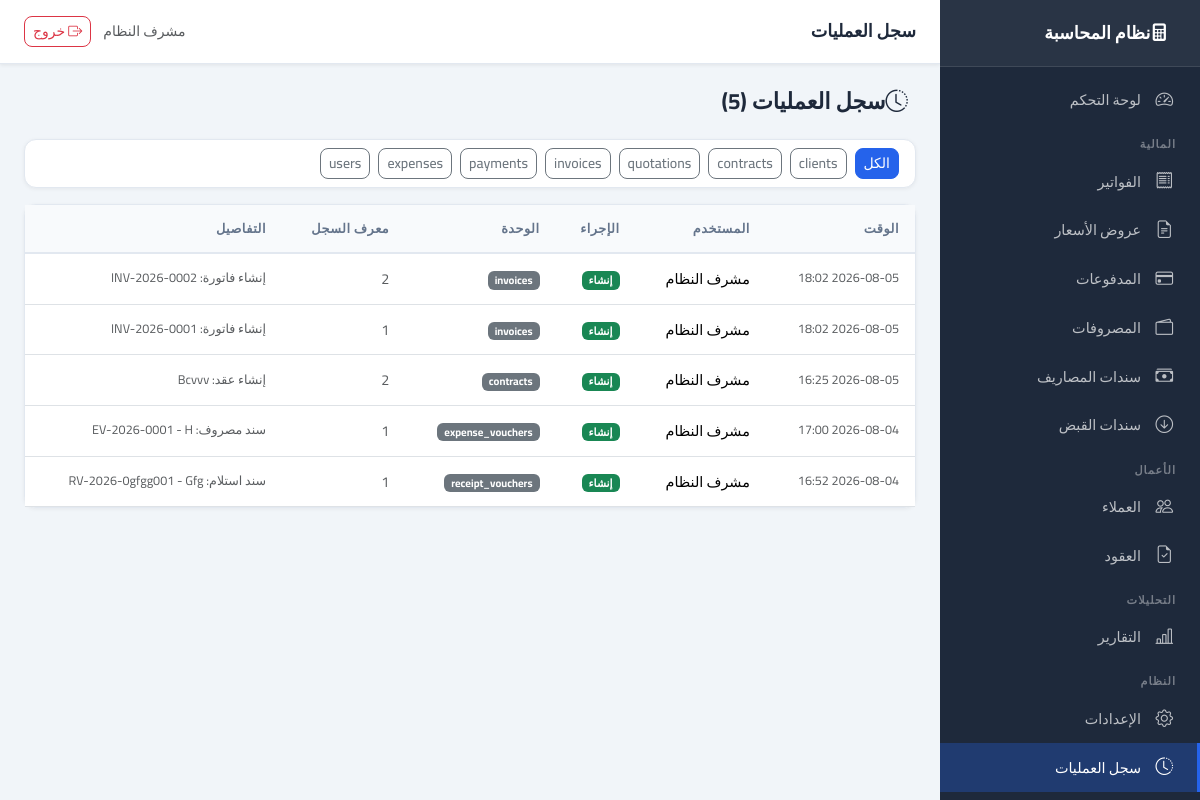
Before: /activity-log (signed in) with the older database file.
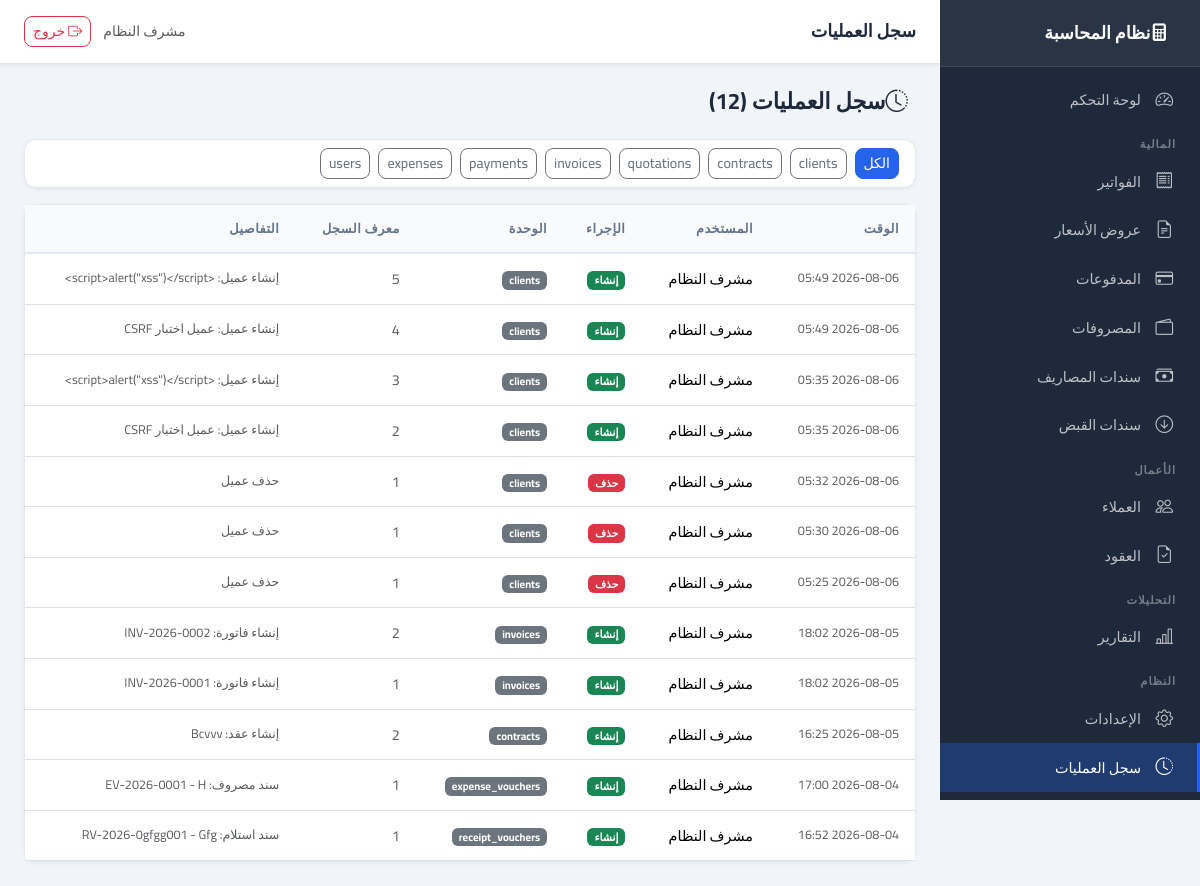
After: the same page with the newer database file.
### app/models/user.py (models this page shows, shortened)
class User(Base):
    __tablename__ = "users"
    id: Mapped[int] = mapped_column(primary_key=True, index=True)
    username: Mapped[str] = mapped_column(String(50), unique=True, index=True, nullable=False)
    email: Mapped[str] = mapped_column(String(100), unique=True, index=True, nullable=False)
    password_hash: Mapped[str] = mapped_column(String(255), nullable=False)
    full_name: Mapped[str] = mapped_column(String(100), nullable=False)
    role: Mapped[UserRole] = mapped_column(SAEnum(UserRole), default=UserRole.ACCOUNTANT, nullable=False)
    is_active: Mapped[bool] = mapped_column(Boolean, default=True, nullable=False)
    created_at: Mapped[datetime] = mapped_column(DateTime, default=lambda: __import__("datetime").datetime.now(__import__("datetime").timezone.utc).replace(tzinfo=None), nullable=False)
    last_login: Mapped[datetime | None] = mapped_column(DateTime, nullable=True)
    activity_logs = relationship("ActivityLog", back_populates="user", lazy="dynamic")

### app/models/activity_log.py (models this page shows, shortened)
class ActivityLog(Base):
    __tablename__ = "activity_logs"
    id: Mapped[int] = mapped_column(primary_key=True, index=True)
    user_id: Mapped[int | None] = mapped_column(Integer, ForeignKey("users.id"), nullable=True, index=True)
    action: Mapped[str] = mapped_column(String(50), nullable=False)
    module: Mapped[str] = mapped_column(String(50), nullable=False, index=True)
    record_id: Mapped[int | None] = mapped_column(Integer, nullable=True)
    details: Mapped[str | None] = mapped_column(Text, nullable=True)
    ip_address: Mapped[str | None] = mapped_column(String(45), nullable=True)
    created_at: Mapped[datetime] = mapped_column(DateTime, default=lambda: __import__("datetime").datetime.now(__import__("datetime").timezone.utc).replace(tzinfo=None), nullable=False)
    user = relationship("User", back_populates="activity_logs")

### app/routers/activity_log.py (the view)
@router.get("", response_class=HTMLResponse)
async def activity_log(
    request: Request, db: Session = Depends(get_db),
    module: Optional[str] = None,
    page: int = Query(default=1, ge=1),
):
    if not request.session.get("user_id"):
        return RedirectResponse(url="/auth/login", status_code=302)
    service = ActivityService(db)
    logs, total = service.get_logs(skip=(page - 1) * 50, limit=50, module=module)
    return templates.TemplateResponse("activity_log/list.html", {
        "request": request, "logs": logs, "total": total,
        "page": page, "total_pages": (total + 49) // 50,
        "module_filter": module,
    })

### app/core/logging_config.py (called while the page is built)
    def filter(self, record: logging.LogRecord) -> bool:
        record.request_id = _request_id_var.get()
        return True

    def format(self, record: logging.LogRecord) -> str:
        if isinstance(record.args, dict):
            record.args = {
                k: ("***" if any(s in k.lower() for s in self.SENSITIVE) else v)
                for k, v in record.args.items()
            }
        return super().format(record)

### app/templates/activity_log/list.html (shortened to what this page needs)
{% extends "base.html" %}
{% block page_title %}سجل العمليات{% endblock %}
{% block content %}
<div class="page-header">
    <h1><i class="bi bi-clock-history me-2"></i>سجل العمليات ({{ total }})</h1>
</div>
<div class="card mb-3">
    <div class="card-body py-2">
        <div class="d-flex gap-2 flex-wrap">
            <a href="/activity-log" class="btn btn-sm {{ 'btn-primary' if not module_filter else 'btn-outline-secondary' }}">الكل</a>
            {% for m in ['clients','contracts','quotations','invoices','payments','expenses','users'] %}
            <a href="/activity-log?module={{ m }}" class="btn btn-sm {{ 'btn-primary' if module_filter == m else 'btn-outline-secondary' }}">{{ m }}</a>
            {% endfor %}
        </div>
    </div>
</div>
<div class="card">
    <div class="card-body p-0">
        <table class="table table-hover mb-0">
            <thead><tr>
                <th>الوقت</th><th>المستخدم</th><th>الإجراء</th>
                <th>الوحدة</th><th>معرف السجل</th><th>التفاصيل</th>
            </tr></thead>
            <tbody>
            {% for log in logs %}
            <tr>
                <td class="text-muted small">{{ log.created_at.strftime('%Y-%m-%d %H:%M') }}</td>
                <td>{{ log.user.full_name if log.user else 'نظام' }}</td>
                <td>
                    <span class="badge {{ 'bg-success' if log.action == 'create' else 'bg-warning text-dark' if log.action == 'update' else 'bg-danger' if log.action == 'delete' else 'bg-info' }}">
                        {{ {'create':'إنشاء','update':'تعديل','delete':'حذف','payment':'دفعة','login':'دخول'}.get(log.action, log.action) }}
                    </span>
                </td>
                <td><span class="badge bg-secondary">{{ log.module }}</span></td>
                <td class="text-muted">{{ log.record_id or '-' }}</td>
                <td class="small text-muted">{{ log.details or '-' }}</td>
            </tr>
            {% else %}
            <tr><td colspan="6" class="text-center text-muted py-4">لا توجد عمليات</td></tr>
            {% endfor %}
            </tbody>
        </table>
    </div>
</div>
{% endblock %}

### app/templates/base.html (shortened to what this page needs)
<!DOCTYPE html>
<html lang="ar" dir="rtl">
<head>
    <link rel="stylesheet" href="https://cdn.jsdelivr.net/npm/bootstrap@5.3.2/dist/css/bootstrap.min.css">
    <link rel="stylesheet" href="https://cdn.jsdelivr.net/npm/bootstrap-icons@1.11.3/font/bootstrap-icons.css">
    <link rel="stylesheet" href="/static/css/main.css">
</head>
<body>
    {% if request.session.get('user_id') %}
    <nav id="sidebar" class="sidebar">
        <div class="sidebar-brand">
            <i class="bi bi-calculator-fill me-2"></i>
            <span>نظام المحاسبة</span>
        </div>
        <ul class="sidebar-nav">
            <li class="nav-item">
                <a href="/dashboard" class="nav-link {% if request.url.path.startswith('/dashboard') %}active{% endif %}">
                    <i class="bi bi-speedometer2"></i> لوحة التحكم
                </a>
            </li>
            <li class="nav-section">المالية</li>
            <li class="nav-item">
                <a href="/invoices" class="nav-link {% if request.url.path.startswith('/invoices') %}active{% endif %}">
                    <i class="bi bi-receipt"></i> الفواتير
                </a>
            </li>
            <li class="nav-item">
                <a href="/quotations" class="nav-link {% if request.url.path.startswith('/quotations') %}active{% endif %}">
                    <i class="bi bi-file-earmark-text"></i> عروض الأسعار
                </a>
            </li>
            <li class="nav-item">
                <a href="/payments" class="nav-link {% if request.url.path.startswith('/payments') %}active{% endif %}">
                    <i class="bi bi-credit-card"></i> المدفوعات
                </a>
            </li>
            <li class="nav-item">
                <a href="/expenses" class="nav-link {% if request.url.path.startswith('/expenses') and not request.url.path.startswith('/expense-vouchers') %}active{% endif %}">
                    <i class="bi bi-wallet2"></i> المصروفات
                </a>
            </li>
            <li class="nav-item">
                <a href="/expense-vouchers" class="nav-link {% if request.url.path.startswith('/expense-vouchers') %}active{% endif %}">
                    <i class="bi bi-cash-stack"></i> سندات المصاريف
                </a>
            </li>
            <li class="nav-item">
                <a href="/receipt-vouchers" class="nav-link {% if request.url.path.startswith('/receipt-vouchers') %}active{% endif %}">
                    <i class="bi bi-arrow-down-circle"></i> سندات القبض
                </a>
            </li>
            <li class="nav-section">الأعمال</li>
            <li class="nav-item">
                <a href="/clients" class="nav-link {% if request.url.path.startswith('/clients') %}active{% endif %}">
                    <i class="bi bi-people"></i> العملاء
                </a>
            </li>
            <li class="nav-item">
                <a href="/contracts" class="nav-link {% if request.url.path.startswith('/contracts') %}active{% endif %}">
                    <i class="bi bi-file-earmark-check"></i> العقود
                </a>
            </li>
            <li class="nav-section">التحليلات</li>
            <li class="nav-item">
                <a href="/reports" class="nav-link {% if request.url.path.startswith('/reports') %}active{% endif %}">
                    <i class="bi bi-bar-chart-line"></i> التقارير
                </a>
            </li>
            <li class="nav-section">النظام</li>
            <li class="nav-item">
                <a href="/settings" class="nav-link {% if request.url.path.startswith('/settings') %}active{% endif %}">
                    <i class="bi bi-gear"></i> الإعدادات
                </a>
            </li>
            <li class="nav-item">
                <a href="/activity-log" class="nav-link {% if request.url.path.startswith('/activity-log') %}active{% endif %}">
                    <i class="bi bi-clock-history"></i> سجل العمليات
                </a>
            </li>
        </ul>
    </nav>
    <div class="main-wrapper">
        <header class="topbar">
            <div class="topbar-title">{% block page_title %}{% endblock %}</div>
            <div class="topbar-user">
                <span class="text-muted small me-2">{{ request.session.get('full_name', '') }}</span>
                <form method="post" action="/auth/logout" class="d-inline">
                    <button type="submit" class="btn btn-sm btn-outline-danger">
                        <i class="bi bi-box-arrow-right"></i> خروج
                    </button>
                </form>
            </div>
        </header>
        <main class="content">
            {% block content %}{% endblock %}
        </main>
    </div>
    {% else %}
    {% block auth_content %}{% endblock %}
    {% endif %}
</body>
</html>

### app/static/css/main.css (style rules this page uses)
:root { --primary: #2563eb; --primary-dark: #1d4ed8; --secondary: #64748b; --success: #16a34a; --danger: #dc2626; --warning: #d97706; --sidebar-bg: #1e293b; --sidebar-width: 260px; --topbar-height: 64px; --bg: #f1f5f9; --card-bg: #ffffff; --border: #e2e8f0; --text: #1e293b; --text-muted: #64748b; }
* { box-sizing: border-box; }
body { font-family: 'Cairo', sans-serif; background: var(--bg); color: var(--text); margin: 0; direction: rtl; }
.sidebar { position: fixed; top: 0; right: 0; width: var(--sidebar-width); height: 100vh; background: var(--sidebar-bg); overflow-y: auto; z-index: 1000; transition: transform 0.3s ease; display: flex; flex-direction: column; }
.sidebar-brand { display: flex; align-items: center; padding: 1.25rem 1.5rem; color: #fff; font-size: 1.1rem; font-weight: 700; border-bottom: 1px solid rgba(255,255,255,0.1); background: rgba(255,255,255,0.05); flex-shrink: 0; }
.sidebar-nav { list-style: none; padding: 0.5rem 0; margin: 0; flex: 1; }
.nav-section { padding: 0.75rem 1.5rem 0.25rem; font-size: 0.7rem; text-transform: uppercase; letter-spacing: 1px; color: rgba(255,255,255,0.4); font-weight: 600; }
.nav-link { display: flex; align-items: center; gap: 0.75rem; padding: 0.7rem 1.5rem; color: rgba(255,255,255,0.7); text-decoration: none; font-size: 0.9rem; transition: all 0.2s; border-right: 3px solid transparent; }
.nav-link.active { color: #fff; background: rgba(37, 99, 235, 0.3); border-right-color: var(--primary); }
.nav-link i { font-size: 1.1rem; width: 20px; }
.main-wrapper { margin-right: var(--sidebar-width); min-height: 100vh; display: flex; flex-direction: column; }
.topbar { position: sticky; top: 0; z-index: 100; height: var(--topbar-height); background: var(--card-bg); border-bottom: 1px solid var(--border); display: flex; align-items: center; padding: 0 1.5rem; gap: 1rem; box-shadow: 0 1px 4px rgba(0,0,0,0.08); }
.topbar-title { flex: 1; font-size: 1.1rem; font-weight: 600; color: var(--text); white-space: nowrap; overflow: hidden; text-overflow: ellipsis; }
.topbar-user { display: flex; align-items: center; gap: 0.75rem; flex-shrink: 0; }
.content { padding: 1.5rem; flex: 1; }
.card { background: var(--card-bg); border: 1px solid var(--border); border-radius: 12px; box-shadow: 0 1px 4px rgba(0,0,0,0.06); }
.table { font-size: 0.9rem; }
.table thead th { background: #f8fafc; font-weight: 600; font-size: 0.8rem; text-transform: uppercase; letter-spacing: 0.5px; color: var(--text-muted); border-bottom: 2px solid var(--border); padding: 0.875rem 1rem; white-space: nowrap; }
.table tbody td { padding: 0.875rem 1rem; vertical-align: middle; }
.btn { font-family: 'Cairo', sans-serif; border-radius: 8px; font-weight: 500; }
.btn-primary { background: var(--primary); border-color: var(--primary); }
.page-header { display: flex; align-items: center; justify-content: space-between; margin-bottom: 1.5rem; gap: 0.75rem; flex-wrap: wrap; }
.page-header h1 { font-size: 1.4rem; font-weight: 700; margin: 0; }

Changed rows visible on the page:
added ActivityLog: created_at "2026-08-06 05:49", user "مشرف النظام", action "إنشاء", module "clients", record "5", details "إنشاء عميل: <script>alert(\"xss\")</script>"
added ActivityLog: created_at "2026-08-06 05:49", user "مشرف النظام", action "إنشاء", module "clients", record "4", details "إنشاء عميل: عميل اختبار CSRF"
added ActivityLog: created_at "2026-08-06 05:35", user "مشرف النظام", action "إنشاء", module "clients", record "3", details "إنشاء عميل: <script>alert(\"xss\")</script>"
added ActivityLog: created_at "2026-08-06 05:35", user "مشرف النظام", action "إنشاء", module "clients", record "2", details "إنشاء عميل: عميل اختبار CSRF"
added ActivityLog: created_at "2026-08-06 05:32", user "مشرف النظام", action "حذف", module "clients", record "1", details "حذف عميل"
added ActivityLog: created_at "2026-08-06 05:30", user "مشرف النظام", action "حذف", module "clients", record "1", details "حذف عميل"
added ActivityLog: created_at "2026-08-06 05:25", user "مشرف النظام", action "حذف", module "clients", record "1", details "حذف عميل"
Other visible differences:
{{ total }}: "5" → "12"
